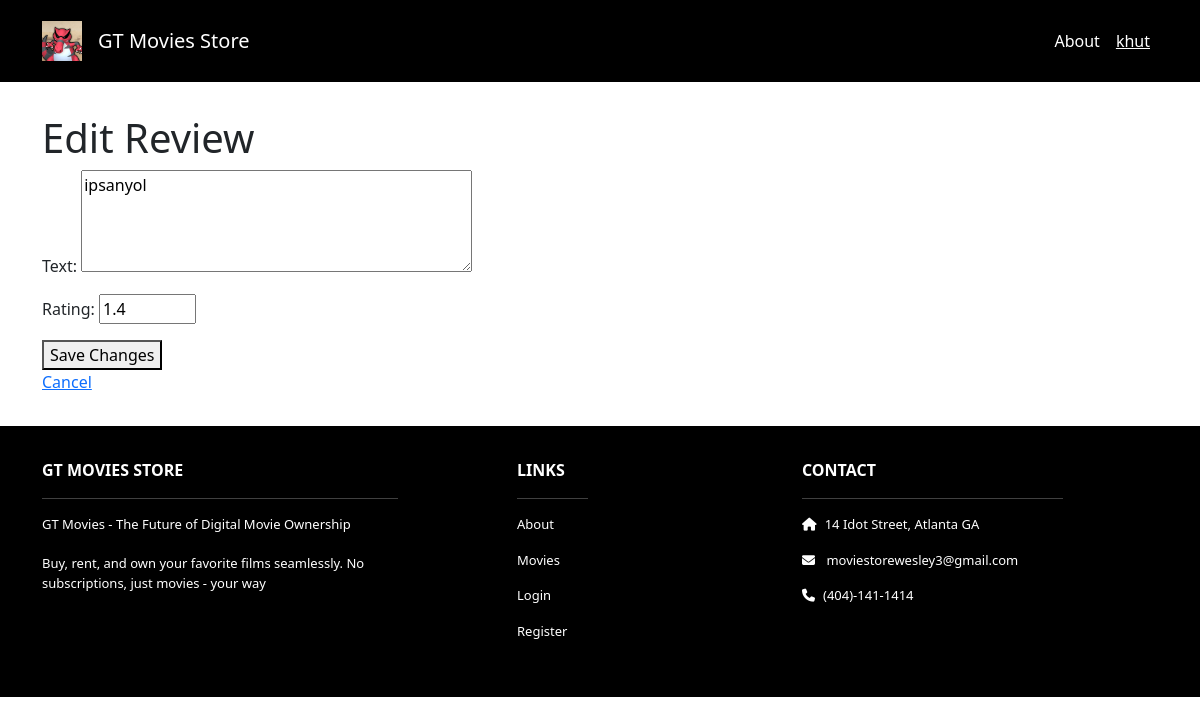
Page /reviews/edit/6/ (signed in) on the earlier database version.
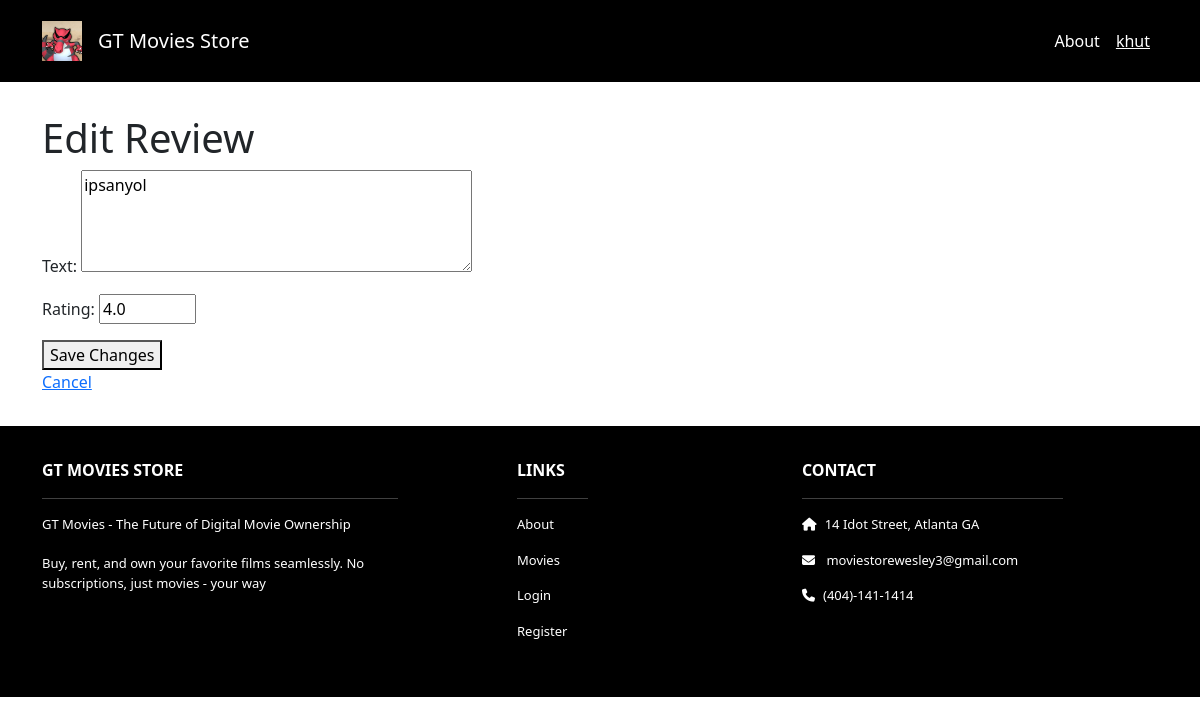
Same page on the later database version.
### movies/models.py (models this page shows, shortened)
class Review(models.Model):
    movie = models.ForeignKey(Movie, on_delete=models.CASCADE)
    user = models.ForeignKey(User, on_delete=models.CASCADE)
    text = models.TextField()
    rating = models.DecimalField(max_digits=2, decimal_places=1, default=0.0)
    created_at = models.DateTimeField(auto_now_add=True)

### movies/views.py (the view)
# urls.py: path('reviews/edit/<int:review_id>/', views.edit_review, name='movies.edit_review'),
@login_required
def edit_review(request, review_id):
    review = Review.objects.get(id=review_id)
    if request.user != review.user:
        return redirect('movies.show', movie_id=review.movie.id)
    if request.method == 'POST':
        form = ReviewForm(request.POST, instance=review)
        if form.is_valid():
            updatedReview = form.save(commit=False)
            updatedReview.save()
            return redirect('movies.show', id=review.movie.id)  # Use redirect instead of show
    else:
        form = ReviewForm(instance=review)
        return render(request, 'movies/edit_review.html', {'form': form, 'review': review})

### movies/forms.py
class ReviewForm(forms.ModelForm):
    class Meta:
        model = Review
        fields = ['text', 'rating']
    rating = forms.DecimalField(
        max_digits=2,
        decimal_places=1,
        min_value=0,
        max_value=5,
        widget=forms.NumberInput(attrs={'step': '0.1'})
    )
    text = forms.CharField(
        widget=forms.Textarea(attrs={'rows': 4, 'cols': 40})
    )

### templates/movies/edit_review.html (shortened to what this page needs)
{% extends 'base.html' %}
{% block content %}
<div class="p-3">
    <div class="container">
        <div class="row mt-3">
            <div class="col mx-auto mb-3">
                <h1>Edit Review</h1>
                <form method="post" action="{% url 'movies.edit_review' review.id %}">
                  {{ form.as_p }}
                  <button type="submit">Save Changes</button>
                </form>
                <a href="{% url 'movies.show' id=review.movie.id %}">Cancel</a>
            </div>
        </div>
    </div>
</div>
{% endblock content %}

Differences in the rows shown:
changed Review "ipsanyol": rating "1.4" → "4.0"
